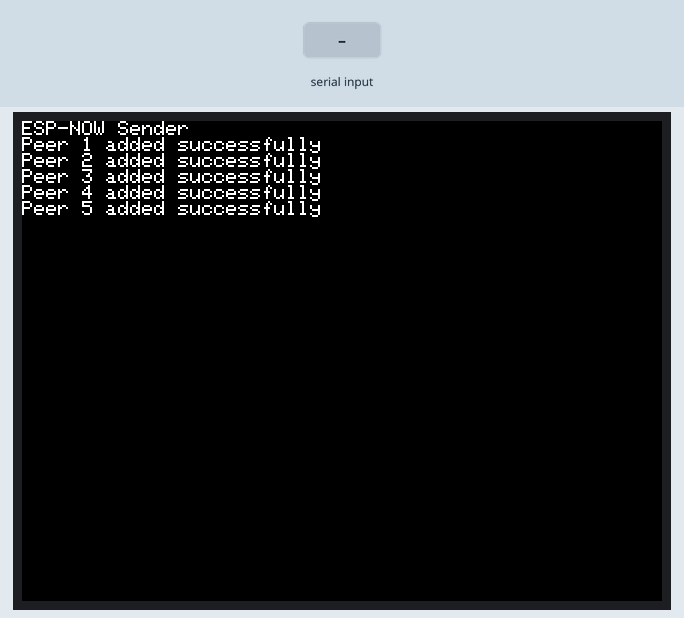
Simulated run of this sketch. Board: ESP32. Parts: 320×240 colour display. The inputs (shaded band) are chosen by the test bench.

Above: at 1.3 s.
1.4 s: "1" received over Serial
At 2.5 s:
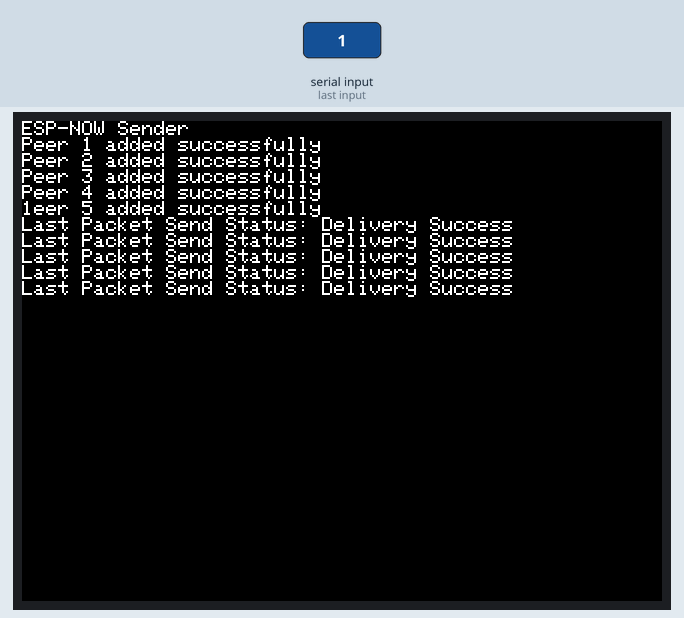
3.2 s: "0" received over Serial
4.7 s: "2" received over Serial
Timing chart, 0 to 7.7 s (numbered marks = the images above; inputs shaded):
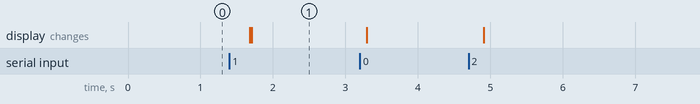

The sketch:

AirEat_SerialESPNowDebug.ino
```cpp
#include <M5Core2.h>
#include <esp_now.h>
#include <WiFi.h>

// 定义接收设备的 MAC 地址 / 受信デバイスのMACアドレスを定義
uint8_t receiver1MAC[] = {0x08, 0xB6, 0x1F, 0x88, 0x7C, 0x54}; // 替换为接收设备1的实际MAC地址 / 受信デバイス1の実際のMACアドレスに置き換える
uint8_t receiver2MAC[] = {0x30, 0xC6, 0xF7, 0x24, 0x33, 0xDC}; // 替换为接收设备2的实际MAC地址 / 受信デバイス2の実際のMACアドレスに置き換える
uint8_t receiver3MAC[] = {0x7C, 0x9E, 0xBD, 0x36, 0xD5, 0x50}; // 替换为接收设备3的实际MAC地址 / 受信デバイス3の実際のMACアドレスに置き換える
uint8_t receiver4MAC[] = {0x08, 0xB6, 0x1F, 0x88, 0x6A, 0x98};
uint8_t receiver5MAC[] = {0x08, 0xB6, 0x1F, 0x88, 0x64, 0x14};

// 定义发送的消息结构体 / 送信するメッセージ構造体を定義
typedef struct struct_message {
  char message[50]; // 消息内容 / メッセージ内容
} struct_message;

struct_message myData;

// 发送完成后的回调函数 / 送信完了後のコールバック関数
void onSent(const uint8_t *mac_addr, esp_now_send_status_t status) {
  M5.Lcd.printf("Last Packet Send Status: %s\n", status == ESP_NOW_SEND_SUCCESS ? "Delivery Success" : "Delivery Fail");
}

void setup() {
  M5.begin();
  WiFi.mode(WIFI_STA); // 确保处于 STA 模式 / STAモードに設定
  WiFi.disconnect();   // 确保设备不连接到任何 Wi-Fi 网络 / Wi-Fiネットワークから切断して、ESP-NOWモードを有効にする

  M5.Lcd.println("ESP-NOW Sender");

  // 初始化 ESP-NOW / ESP-NOWの初期化
  if (esp_now_init() != ESP_OK) {
    M5.Lcd.println("Error initializing ESP-NOW / ESP-NOWの初期化エラー");
    return;
  }

  esp_now_register_send_cb(onSent); // 注册发送回调函数 / 送信コールバック関数を登録

  // 添加第一个接收设备 / 受信デバイス1を追加
  esp_now_peer_info_t peerInfo;
  memset(&peerInfo, 0, sizeof(peerInfo)); // 清空结构体 / 構造体をクリア

  memcpy(peerInfo.peer_addr, receiver1MAC, 6); // 设置接收设备1的 MAC 地址 / 受信デバイス1のMACアドレスを設定
  peerInfo.channel = 1;  // 显式指定频道为1 / チャンネルを1に設定
  peerInfo.encrypt = false; // 不加密 / 暗号化なし

  if (esp_now_add_peer(&peerInfo) != ESP_OK) {
    M5.Lcd.println("Failed to add peer 1 ");
  } else {
    M5.Lcd.println("Peer 1 added successfully");
  }

  // 添加第二个接收设备 / 受信デバイス2を追加
  memcpy(peerInfo.peer_addr, receiver2MAC, 6); // 设置接收设备2的 MAC 地址 / 受信デバイス2のMACアドレスを設定
  peerInfo.channel = 1;  // 使用相同的频道 / 同じチャンネルを使用

  if (esp_now_add_peer(&peerInfo) != ESP_OK) {
    M5.Lcd.println("Failed to add peer 2");
  } else {
    M5.Lcd.println("Peer 2 added successfully");
  }

  // 添加第三个接收设备 / 受信デバイス3を追加
  memcpy(peerInfo.peer_addr, receiver3MAC, 6); // 设置接收设备3的 MAC 地址 / 受信デバイス3のMACアドレスを設定
  peerInfo.channel = 1;  // 使用相同的频道 / 同じチャンネルを使用

  if (esp_now_add_peer(&peerInfo) != ESP_OK) {
    M5.Lcd.println("Failed to add peer 3");
  } else {
    M5.Lcd.println("Peer 3 added successfully");
  }

  memcpy(peerInfo.peer_addr, receiver4MAC, 6); // 设置接收设备3的 MAC 地址 / 受信デバイス3のMACアドレスを設定
  peerInfo.channel = 1;  // 使用相同的频道 / 同じチャンネルを使用

  if (esp_now_add_peer(&peerInfo) != ESP_OK) {
    M5.Lcd.println("Failed to add peer 4");
  } else {
    M5.Lcd.println("Peer 4 added successfully");
  }

  memcpy(peerInfo.peer_addr, receiver5MAC, 6); // 设置接收设备3的 MAC 地址 / 受信デバイス3のMACアドレスを設定
  peerInfo.channel = 1;  // 使用相同的频道 / 同じチャンネルを使用

  if (esp_now_add_peer(&peerInfo) != ESP_OK) {
    M5.Lcd.println("Failed to add peer 5");
  } else {
    M5.Lcd.println("Peer 5 added successfully");
  }
}

void loop() {
  if (Serial.available()) {
    String jsonData = "";  // Stringでデータを一時的に格納
    while (Serial.available()) {
      char c = Serial.read();
      jsonData += c;
      delay(10);  // 読み取りの安定性を確保するための短い遅延
    }

    // データがmessageのサイズを超えないように制限する
    jsonData.toCharArray(myData.message, sizeof(myData.message));

    // 受け取ったデータを表示する
    M5.Lcd.setCursor(0, 40); // カーソルをさらに下に設定
    M5.Lcd.println(myData.message); // JSONデータを表示
    // 发送到第一个设备 / 受信デバイス1に送信
    esp_now_send(receiver1MAC, (uint8_t *)&myData, sizeof(myData));

  // 发送到第二个设备 / 受信デバイス2に送信
    esp_now_send(receiver2MAC, (uint8_t *)&myData, sizeof(myData));

  // 发送到第三个设备 / 受信デバイス3に送信
    esp_now_send(receiver3MAC, (uint8_t *)&myData, sizeof(myData));

    esp_now_send(receiver4MAC, (uint8_t *)&myData, sizeof(myData));

    esp_now_send(receiver5MAC, (uint8_t *)&myData, sizeof(myData));

    delay(100);  // 短い遅延を追加
  }

  delay(300);  // 每2秒发送一次 / 2秒ごとに送信
}
```

Measured:
- after the input at 1.4 s, the display: first changes after 0.28 s (image 1 shows a later state)
